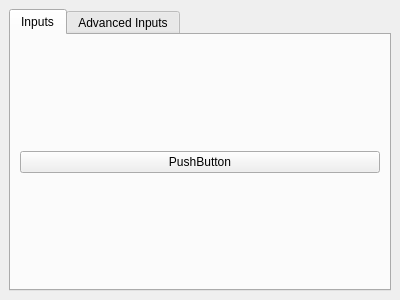
<?xml version="1.0" encoding="UTF-8"?>
<ui version="4.0">
 <class>QFilterInputDockWidget</class>
 <widget class="QDockWidget" name="QFilterInputDockWidget">
  <property name="geometry">
   <rect>
    <x>0</x>
    <y>0</y>
    <width>400</width>
    <height>300</height>
   </rect>
  </property>
  <property name="windowTitle">
   <string>Filter Input Parameters</string>
  </property>
  <property name="styleSheet">
   <string notr="true">QDockWidget
{
color: white;
}

QDockWidget::title
{
background-color: qlineargradient(spread:pad, x1:0, y1:0, x2:0, y2:1, stop:0 rgba(93, 93, 93, 255), stop:0.00985222 rgba(166, 166, 166, 255), stop:0.433498 rgba(117, 117, 117, 255), stop:0.448276 rgba(103, 103, 103, 255), stop:0.985222 rgba(102, 102, 102, 255), stop:1 rgba(69, 69, 69, 255));
text-align: center;
padding-left: 5px;
}
</string>
  </property>
  <widget class="QWidget" name="dockWidgetContents">
   <property name="geometry">
    <rect>
     <x>0</x>
     <y>0</y>
     <width>201</width>
     <height>84</height>
    </rect>
   </property>
   <layout class="QGridLayout" name="gridLayout">
    <property name="spacing">
     <number>0</number>
    </property>
    <item row="0" column="0">
     <widget class="QTabWidget" name="filterInputTabWidget">
      <property name="currentIndex">
       <number>0</number>
      </property>
      <widget class="QWidget" name="basicInputs">
       <attribute name="title">
        <string>Inputs</string>
       </attribute>
       <layout class="QVBoxLayout" name="verticalLayout">
        <item>
         <widget class="QPushButton" name="pushButton">
          <property name="text">
           <string>PushButton</string>
          </property>
         </widget>
        </item>
       </layout>
      </widget>
      <widget class="QWidget" name="advancedInputs">
       <attribute name="title">
        <string>Advanced Inputs</string>
       </attribute>
      </widget>
     </widget>
    </item>
   </layout>
  </widget>
 </widget>
 <resources/>
 <connections/>
</ui>
